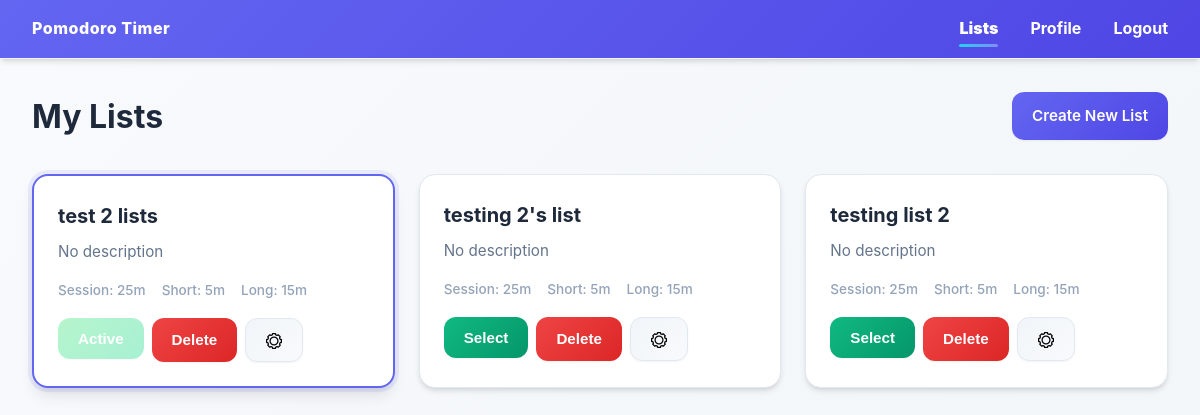
The page /lists/ (signed in) on the database its author committed.
### tables this page shows
CREATE TABLE lists (
    id INTEGER PRIMARY KEY AUTOINCREMENT,
    name TEXT NOT NULL UNIQUE,
    description TEXT,
    is_active BOOLEAN DEFAULT 0,
    pomo_session INTEGER DEFAULT 25,
    pomo_short_break INTEGER DEFAULT 5,
    pomo_long_break INTEGER DEFAULT 15,
    pomo_current_time INTEGER DEFAULT 0
, user_id INTEGER);

### pomodoro/routes/lists.py (the view)
@bp.route('/')
@login_required
def index():
    db = get_db()
    lists = db.execute(
        'SELECT * FROM lists WHERE user_id = ? ORDER BY name',
        (current_user.id,)
    ).fetchall()
    return render_template('lists/index.html', lists=lists)

### pomodoro/db.py (called while the page is built)
def get_db():
    if 'db' not in g:
        os.makedirs(current_app.instance_path, exist_ok=True)
        g.db = sqlite3.connect(
            current_app.config['DATABASE'],
            detect_types=sqlite3.PARSE_DECLTYPES
        )
        g.db.row_factory = sqlite3.Row
        _ensure_schema(g.db)
    return g.db

### pomodoro/models/user.py (called while the page is built)
    @staticmethod
    def get_by_id(user_id):
        database = db.get_db()
        user_data = database.execute(
            'SELECT * FROM users WHERE id = ?', (user_id,)
        ).fetchone()
        if user_data:
            return User(**user_data)
        return None

### pomodoro/routes/lists.py (called while the page is built)
def get_db():
    from .. import db
    return db.get_db()

### pomodoro/templates/lists/index.html (shortened to what this page needs)
{% extends 'base.html' %}
{% block head %}
<link rel="stylesheet" href="{{ url_for('static', filename='css/modal.css') }}">
{% endblock %}
{% block content %}
<div class="lists-page">
    <div class="page-header">
        <h1>My Lists</h1>
        <a href="{{ url_for('lists.create') }}" class="btn btn-primary">Create New List</a>
    </div>
    <div class="lists-grid">
        {% for list in lists %}
            <div class="list-card {% if list['is_active'] %}active{% endif %}">
                <h3>{{ list['name'] }}</h3>
                <p class="list-description">{{ list['description'] or 'No description' }}</p>
                <div class="list-settings">
                    <span>Session: {{ list['pomo_session'] }}m</span>
                    <span>Short: {{ list['pomo_short_break'] }}m</span>
                    <span>Long: {{ list['pomo_long_break'] }}m</span>
                </div>
                <div class="list-actions">
                    <form method="post" action="{{ url_for('lists.select_list', id=list['id']) }}" style="display: inline;">
                        <button type="submit" class="btn btn-select" {% if list['is_active'] %}disabled{% endif %}>
                            {% if list['is_active'] %}Active{% else %}Select{% endif %}
                        </button>
                    </form>
                    <button type="button" class="btn btn-delete delete-list-btn" data-list-id="{{ list['id'] }}" data-list-name="{{ list['name'] }}">Delete</button>
                    <button class="btn btn-edit" disabled>
                        <img src="{{ url_for('static', filename='assets/setting.png') }}" alt="Edit settings" style="height: 16px; width: 16px; vertical-align: middle;"/>
                    </button>
                </div>
            </div>
        {% else %}
            <div class="empty-state">
                <p>No lists yet. <a href="{{ url_for('lists.create') }}">Create your first list</a></p>
            </div>
        {% endfor %}
    </div>
</div>
{% endblock %}

### pomodoro/static/css/style.css (style rules this page uses)
:root { --primary-color: #6366f1; --primary-hover: #4f46e5; --primary-light: #818cf8; --secondary-color: #22d3ee; --accent-color: #f43f5e; --success-color: #10b981; --warning-color: #f59e0b; --error-color: #ef4444; --text-primary: #1e293b; --text-secondary: #64748b; --text-muted: #94a3b8; --bg-primary: #ffffff; --bg-secondary: #f8fafc; --bg-tertiary: #f1f5f9; --border-color: #e2e8f0; --border-light: #f1f5f9; --shadow-sm: 0 1px 2px 0 rgb(0 0 0 / 0.05); --shadow-md: 0 4px 6px -1px rgb(0 0 0 / 0.1), 0 2px 4px -2px rgb(0 0 0 / 0.1); --shadow-lg: 0 10px 15px -3px rgb(0 0 0 / 0.1), 0 4px 6px -4px rgb(0 0 0 / 0.1); --shadow-xl: 0 20px 25px -5px rgb(0 0 0 / 0.1), 0 8px 10px -6px rgb(0 0 0 / 0.1); --radius-sm: 0.375rem; --radius-md: 0.5rem; --radius-lg: 0.75rem; --radius-xl: 1rem; }
* { margin: 0; padding: 0; box-sizing: border-box; }
body { font-family: -apple-system, BlinkMacSystemFont, 'Segoe UI', Roboto, 'Helvetica Neue', Arial, sans-serif; background: linear-gradient(135deg, var(--bg-secondary) 0%, #f1f5f9 100%); color: var(--text-primary); line-height: 1.6; min-height: 100vh; }
.lists-page { max-width: 100%; }
.page-header { display: flex; justify-content: space-between; align-items: center; margin-bottom: 2rem; }
.lists-grid { display: grid; grid-template-columns: repeat(auto-fill, minmax(300px, 1fr)); gap: 1.5rem; }
.list-card { background: var(--bg-primary); border-radius: var(--radius-xl); padding: 1.5rem; box-shadow: var(--shadow-md); transition: all 0.3s ease; border: 1px solid var(--border-color); }
.list-card.active { border: 2px solid var(--primary-color); box-shadow: 0 0 0 4px rgba(99, 102, 241, 0.1), var(--shadow-lg); }
.list-card h3 { margin-bottom: 0.5rem; color: var(--text-primary); font-weight: 700; font-size: 1.25rem; }
.list-description { color: var(--text-secondary); font-size: 0.95rem; margin-bottom: 1rem; line-height: 1.6; }
.list-settings { display: flex; gap: 1rem; margin-bottom: 1rem; font-size: 0.85rem; color: var(--text-muted); font-weight: 500; }
.list-actions { display: flex; gap: 0.5rem; flex-wrap: wrap; }
.btn { padding: 0.75rem 1.25rem; border: none; border-radius: var(--radius-lg); cursor: pointer; font-weight: 600; text-decoration: none; display: inline-block; transition: all 0.3s ease; font-size: 0.95rem; box-shadow: var(--shadow-sm); }
.btn-primary { background: linear-gradient(135deg, var(--primary-color) 0%, var(--primary-hover) 100%); color: white; font-weight: 600; max-width: fit-content; }
.btn-select { background: linear-gradient(135deg, var(--success-color) 0%, #059669 100%); color: white; }
.btn-select:disabled { background: linear-gradient(135deg, #86efac 0%, #6ee7b7 100%); cursor: not-allowed; opacity: 0.6; }
.btn-edit { background: linear-gradient(135deg, var(--bg-tertiary) 0%, var(--bg-secondary) 100%); color: var(--text-muted); cursor: not-allowed; border: 1px solid var(--border-color); }
.btn-delete { background: linear-gradient(135deg, var(--error-color) 0%, #dc2626 100%); color: white; }

### rows shown on the page
lists: name "test 2 lists", description "No description", pomo_session "25", pomo_short_break "5", pomo_long_break "15", is_active "Active"
lists: name "testing 2's list", description "No description", pomo_session "25", pomo_short_break "5", pomo_long_break "15", is_active "Select"
lists: name "testing list 2", description "No description", pomo_session "25", pomo_short_break "5", pomo_long_break "15", is_active "Select"
